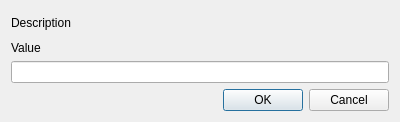
<?xml version="1.0" encoding="UTF-8"?>
<ui version="4.0">
 <class>ASDialog</class>
 <widget class="QDialog" name="ASDialog">
  <property name="geometry">
   <rect>
    <x>0</x>
    <y>0</y>
    <width>400</width>
    <height>122</height>
   </rect>
  </property>
  <property name="windowTitle">
   <string>ASDialog</string>
  </property>
  <layout class="QVBoxLayout" name="verticalLayout_3">
   <item>
    <layout class="QVBoxLayout" name="verticalLayout_2">
     <item>
      <widget class="QLabel" name="labelDescription">
       <property name="text">
        <string>Description</string>
       </property>
      </widget>
     </item>
     <item>
      <layout class="QVBoxLayout" name="verticalLayout">
       <item>
        <widget class="QLabel" name="labelValue">
         <property name="text">
          <string>Value</string>
         </property>
        </widget>
       </item>
       <item>
        <widget class="QLineEdit" name="lineEditValue"/>
       </item>
      </layout>
     </item>
     <item>
      <layout class="QHBoxLayout" name="horizontalLayout">
       <item>
        <spacer name="horizontalSpacer">
         <property name="orientation">
          <enum>Qt::Horizontal</enum>
         </property>
         <property name="sizeHint" stdset="0">
          <size>
           <width>40</width>
           <height>20</height>
          </size>
         </property>
        </spacer>
       </item>
       <item>
        <widget class="QPushButton" name="pushButtonOK">
         <property name="text">
          <string>OK</string>
         </property>
        </widget>
       </item>
       <item>
        <widget class="QPushButton" name="pushButtonCancel">
         <property name="text">
          <string>Cancel</string>
         </property>
        </widget>
       </item>
      </layout>
     </item>
    </layout>
   </item>
  </layout>
 </widget>
 <layoutdefault spacing="6" margin="11"/>
 <resources/>
 <connections>
  <connection>
   <sender>pushButtonCancel</sender>
   <signal>clicked()</signal>
   <receiver>ASDialog</receiver>
   <slot>reject()</slot>
   <hints>
    <hint type="sourcelabel">
     <x>341</x>
     <y>101</y>
    </hint>
    <hint type="destinationlabel">
     <x>368</x>
     <y>232</y>
    </hint>
   </hints>
  </connection>
  <connection>
   <sender>pushButtonOK</sender>
   <signal>clicked()</signal>
   <receiver>ASDialog</receiver>
   <slot>onOKPressed()</slot>
   <hints>
    <hint type="sourcelabel">
     <x>284</x>
     <y>106</y>
    </hint>
    <hint type="destinationlabel">
     <x>301</x>
     <y>188</y>
    </hint>
   </hints>
  </connection>
 </connections>
 <slots>
  <slot>onOKPressed()</slot>
 </slots>
</ui>
